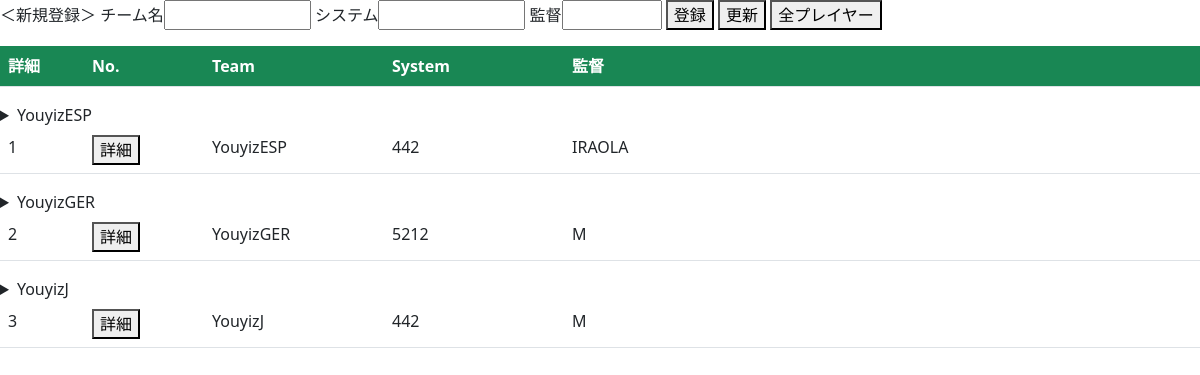
The page / on the database its author committed.
### tables this page shows
CREATE TABLE teams(
    team_id TEXT PRIMARY KEY,
    team_name TEXT,
    system TEXT,
    director TEXT
);

### app.py (the view)
@app.route("/")
def index():
    con = get_db()
    cur = con.execute("SELECT * from teams order by team_name")
    data = cur.fetchall()
    con.close()
    return render_template("index.html", data=data)

### app.py (called while the page is built)
def get_db():
    if "db" not in g:
        g.db = sqlite3.connect("fifa23.db")
    return g.db

### templates/index.html (shortened to what this page needs)
<!DOCTYPE html>
<html lang="jp">
<head>
    <link href="https://cdn.jsdelivr.net/npm/bootstrap@5.0.2/dist/css/bootstrap.min.css" rel="stylesheet"
>
    <link href="./static/css/color.css" rel="stylesheet" type="text/css" media="all">
</head>
<body>
    <div class="form-floating mb-3">
        <form>
            <span>＜新規登録＞</span>
            <label>チーム名<input type="text" size="10" name="team"></label>
            <label>システム<input type="text" size="10" name="system"></label>
            <label>監督<input type="text" size="5" name="director"></label>
            <button type="submit" name="register" formmethod="POST" formaction='/team_register'>登録</button>
            <button type="submit" name="update" formmethod="POST" formaction='/team_update'>更新</button>
            <button type="submit" name="detail" formmethod="GET" formaction='/players'>全プレイヤー</button>
        </form>
    </div>
    <div>
        <table class="table table-striped table-hover">
            <thead class="table sticky-top text-white bg-success">
                <tr>
                    <th style="width: 7%">詳細</th>
                    <th style="width: 10%">No.</th>
                    <th style="width: 15%">Team</th>
                    <th style="width: 15%">System</th>
                    <th>監督</th>
                </tr>
            </thead>
        </table>
        {% for item in data %}
        <details>
            <summary>
                <caption>{{item[1]}}</caption>
                <table class="table">
                    <tr>
                        <td style="width: 7%">{{item[0]}}</td>
                        <td style="width: 10%">
                            <form action="/members">
                                <button type="submit" formmethod="GET" name="teamname" value='{{item[1]}}'>詳細</button>
                            </form>
                        </td>
                        <td style="width: 15%">{{item[1]}}</td>
                        <td style="width: 15%">{{item[2]}}</td>
                        <td>{{item[3]}}</td>
                    </tr>
                </table>
            </summary>
        </details>
    </div>
    {% endfor %}
</body>
</html>

### rows shown on the page
teams: team_name "YouyizESP", team_id "1", system "442", director "IRAOLA"
teams: team_name "YouyizGER", team_id "2", system "5212", director "M"
teams: team_name "YouyizJ", team_id "3", system "442", director "M"
